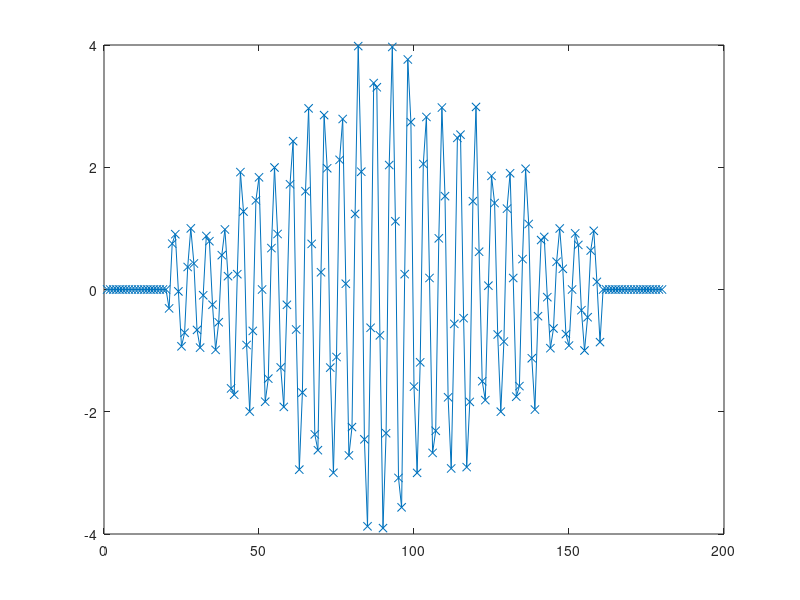

MATLAB code for this plot:
samplesPerBit = 20;
x = [
    0*ones(1,samplesPerBit)    ...
    1*ones(1,samplesPerBit)    ...
    2*ones(1,samplesPerBit)    ...
    3*ones(1,samplesPerBit)    ...
    4*ones(1,samplesPerBit)    ...
    3*ones(1,samplesPerBit)    ...
    2*ones(1,samplesPerBit)    ...
    1*ones(1,samplesPerBit)    ...
    0*ones(1,samplesPerBit)    ...
    ];
    
y = ammod(x, 3.7e6, 20e6);
plot(y, '-x');

